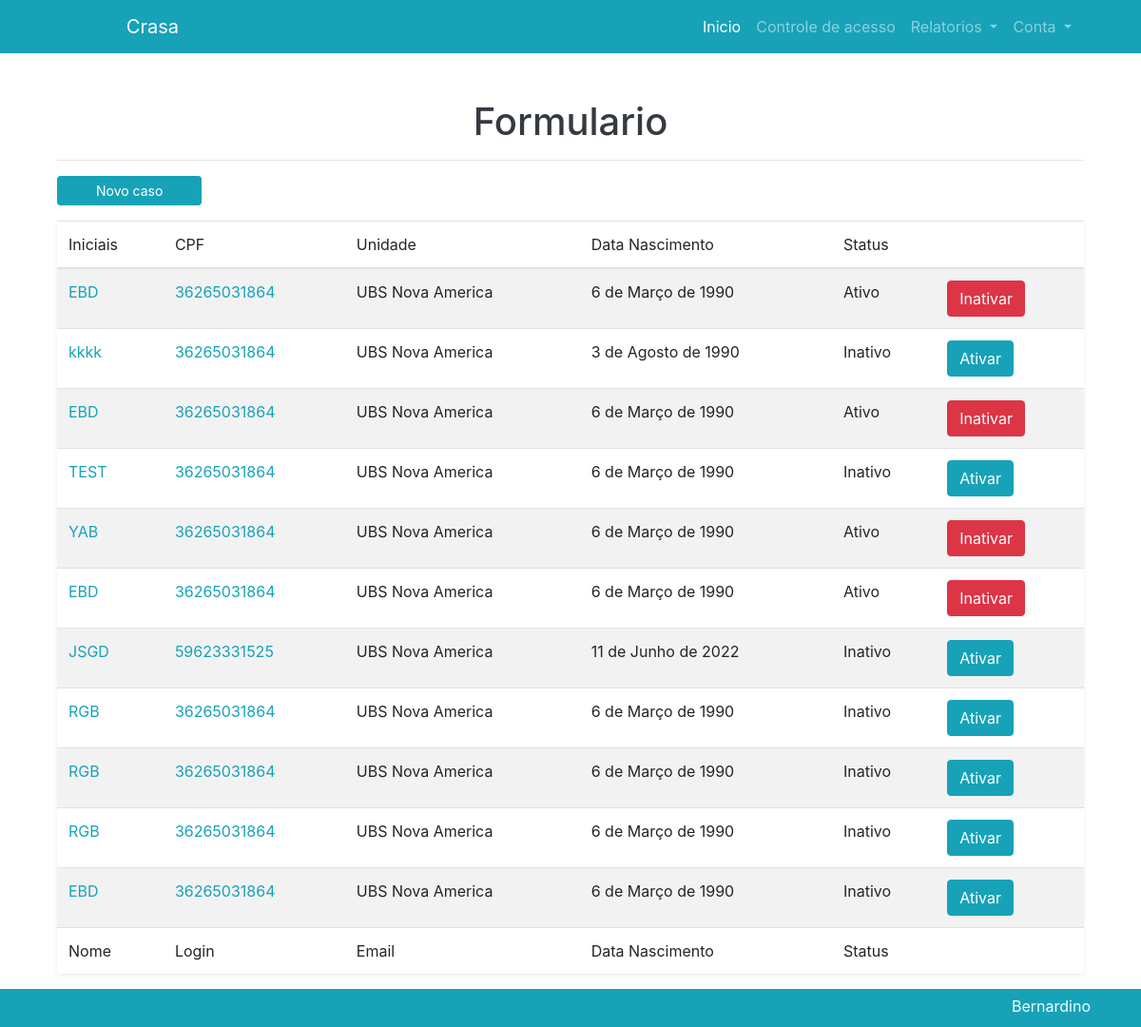
The app's page / (signed in), older data.
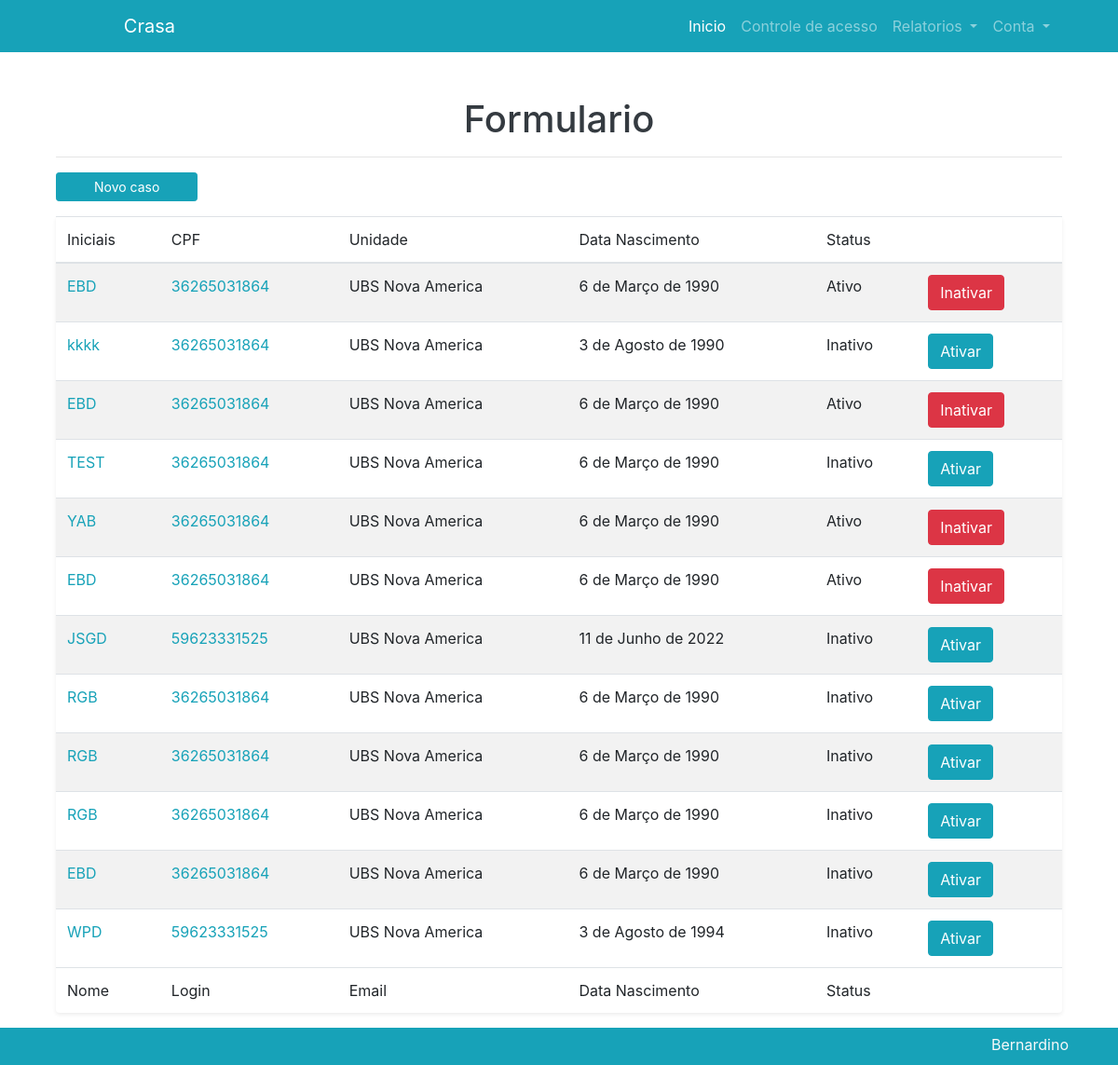
The same page, newer data.
### usuario/models.py (models this page shows, shortened)
class Formulario(models.Model):
    prefeitura = models.ForeignKey(Prefeitura, on_delete=models.SET_NULL, null=True)
    supervisao = models.ForeignKey(Supervisao, on_delete=models.SET_NULL, null=True)
    unidade = models.ForeignKey(Unidade, on_delete=models.SET_NULL, null=True)
    iniciais = models.CharField(max_length=40, null=True)
    sexo = models.CharField(max_length=10, default=None, choices= (('Feminino', 'feminino'),('Masculino', 'masculino'),))
    Color = (
        ('Branca', 'branca'),
        ('Parda', 'parda'),
        ('Preta', 'preta'),
        ('Amarela', 'amarela'),
        ('Indigena', 'indigena'),
    )
    cor = models.CharField(max_length=10, default=None, choices=Color)
    cns = models.CharField(max_length=15, null=True)
    cpf = models.CharField(max_length=11,null=True)
    ni = models.BooleanField(default=False, verbose_name='Data Nascimento não Informada')
    dnasc = models.DateField(blank=True,null=True)
    Endereco = (
        ('Rua', 'rua'),
        ('Estrada', 'est'),
        ('Avenida', 'av'),
    )
    log =  models.CharField(max_length=10,default=None, choices=Endereco)
    end = models.CharField(max_length=255)
    numero = models.PositiveIntegerField(default=0)
    complemento = models.CharField(max_length=80, null=True)
    cep = models.CharField(max_length=9, null=True)
    responsavel = models.CharField(max_length=55, null=True)
    tipo = models.CharField(max_length=10, default='materiais', choices= (('Materiais', 'materiais'),('Animais', 'animais'),('Ambos', 'ambos')))
    dtinicio = models.DateField(blank=True,null=True)
    situacao = models.CharField(max_length=10, default='ativo', choices= (('Ativo', 'ativo'),('Inativo', 'inativo')))
    caps = models.BooleanField(default=False, verbose_name='CAPS AD')
    caps_a = models.BooleanField(default=False, verbose_name='CAPS ADULTO')
    caps_i = models.BooleanField(default=False, verbose_name='CAPS IJ')
    cer = models.BooleanField(default=False, verbose_name='CER')
    nir = models.BooleanField(default=False, verbose_name='NIR')
    ubs = models.BooleanField(default=False, verbose_name='UBS')
    ursi = models.BooleanField(default=False, verbose_name='URSI')
    sad = models.BooleanField(default=False, verbose_name='SAD')
    emad = models.BooleanField(default=False, verbose_name='EMAD')
    pai = models.BooleanField(default=False, verbose_name='PAI')
    pavs = models.BooleanField(default=False, verbose_name='PAVS')
    esf_c = models.BooleanField(default=False, verbose_name='ESF-CNR')
    esf = models.BooleanField(default=False, verbose_name='ESF')
    nasf = models.BooleanField(default=False, verbose_name='NASF')
    uvis = models.BooleanField(default=False, verbose_name='UVIS')
    dvz = models.BooleanField(default=False, verbose_name='DVZ')
    cras = models.BooleanField(default=False, verbose_name='CRAS')
    creas = models.BooleanField(default=False, verbose_name='CREAS')
    sasf = models.BooleanField(default=False, verbose_name='SASF')
    cd_d = models.BooleanField(default=False, verbose_name='CD - Centro Dia')
    npj = models.BooleanField(default=False, verbose_name='NPJ')
    nci = models.BooleanField(default=False, verbose_name='NCI')
    mp_idoso = models.BooleanField(default=False, verbose_name='MP-PJDH-Idoso')
    mp_is = models.BooleanField(default=False, verbose_name='MP-PJDH-IS')
    mp_pd = models.BooleanField(default=False, verbose_name='MP-PJDH-PD')
    mp_sp = models.BooleanField(default=False, verbose_name='MP-PJDH-SP')
    mp_gecap = models.BooleanField(default=False, verbose_name='MP–GECAP')

### unidade/models.py (models this page shows)
class Unidade(models.Model):
    nome = models.CharField(max_length=80, null=True)
    supervisao = models.ForeignKey('Supervisao', on_delete=models.SET_NULL, null=True)
    def __str__(self):
        return self.nome

### usuario/views.py (the view)
# urls.py: path('', views.FormList.as_view(), name="formlist"),
class FormList(TemplateView):
    @method_decorator(login_required)
    def get(self, *args, **kwargs):
        form_list = models.Formulario.objects.all()
        return render(args[0], "formulario/form_list.html", {'form_list':form_list})

### usuario/templates/formulario/form_list.html (shortened to what this page needs)
{% extends 'base.html' %}
{% block content %}
    <div class="bg-body text-dark d-flex justify-content-center align-middle" style="min-height: 95vh;">
        <div class="container row">
            <div class="col-md-12">
            <h1 class="text-center mt-5">Formulario</h1>
            <hr>
            <a href="{% url 'usuario:form' %}" class="btn btn-primary btn-sm mb-3" style="padding-left: 2.5rem; padding-right: 2.5rem;">Novo caso</a>
            <table id="listForm" class="display table table-striped shadow-sm mt-auto bg-body rounded" style="width:100%;min-height: 50vh;">
                <thead>
                    <tr>
                        <th>Iniciais</th>
                        <th>CPF</th>
                        <th>Unidade</th>
                        <th>Data Nascimento</th>
                        <th>Status</th>
                        <th></th>
                    </tr>
                </thead>
                <tbody>
                    {% for p in form_list %}
                    {% if request.user.perfil.unidade == p.unidade %}
                        <tr>
                            <td><a href="{% url 'usuario:detalhes' p.id %}">{{p.iniciais}}</a></td>
                            <td><a href="{% url 'usuario:detalhes' p.id %}">{{p.cpf}}</a></td>
                            <td>{{p.unidade}}</td>
                            <td>{{p.dnasc}}</td>
                            <td>{{p.situacao}}</td>
                            {% if p.situacao == 'Ativo' %}
                              <td><a type="button" class="btn btn-danger" href="{% url 'usuario:atualizar' p.id %}">Inativar</a></td>
                            {% else %}
                              <td><a type="button" class="btn btn-primary" href="{% url 'usuario:atualizar' p.id %}">Ativar</a></td>
                            {% endif %}
                        </tr>
                    {% endif %}
                    {% endfor %}
                </tbody>
                <tfoot>
                    <tr>
                        <th>Nome</th>
                        <th>Login</th>
                        <th>Email</th>
                        <th>Data Nascimento</th>
                        <th>Status</th>
                        <th></th>
                    </tr>
                </tfoot>
            </table>
            </div>
        </div>
    </div>
{% endblock %}

Row changes from the older to the newer data that the page shows:
added Formulario: iniciais "WPD", cpf "59623331525", unidade "UBS Nova America", dnasc "3 de Agosto de 1994", situacao "Inativo", shows "Ativar"
